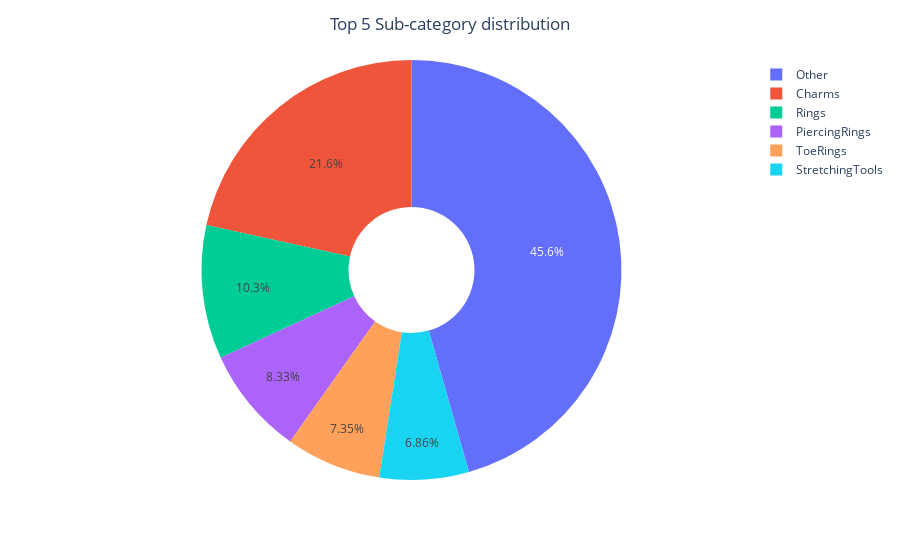

The code cell stored with this chart in its notebook:
### Code cell
# Assign variables
subCategory_values_top5 = subCategory_values[:5]
subCategory_names_top5 = subCategory_names[:5]
other_value = sum(subCategory_values[5:])

# Concatenate arrays and calculate the sum
subCategory_values_with_other = np.append(subCategory_values_top5, other_value)
subCategory_names_with_other = np.append(subCategory_names_top5, 'Other')

# Create the pie chart
fig = px.pie(names=subCategory_names_with_other, values=subCategory_values_with_other, hole=0.3)
fig.update_layout(title={"text": "Top 5 Sub-category distribution", "x": 0.5})
fig.show()
subCategory_values_top5

### Figure 1 — Plotly figure (JSON) as saved in the notebook; plotly's stock layout.template omitted (floating-point values rounded to 4 significant figures)
{"data": [{"domain": {"x": [0, 1], "y": [0, 1]}, "hole": 0.3, "hovertemplate": "label=%{label}<br>value=%{value}<extra></extra>", "labels": ["Charms", "Rings", "PiercingRings", "ToeRings", "StretchingTools", "Other"], "legendgroup": "", "name": "", "showlegend": true, "type": "pie", "values": [44, 21, 17, 15, 14, 93]}], "layout": {"legend": {"tracegroupgap": 0}, "margin": {"t": 60}, "title": {"text": "Top 5 Sub-category distribution", "x": 0.5}}}
